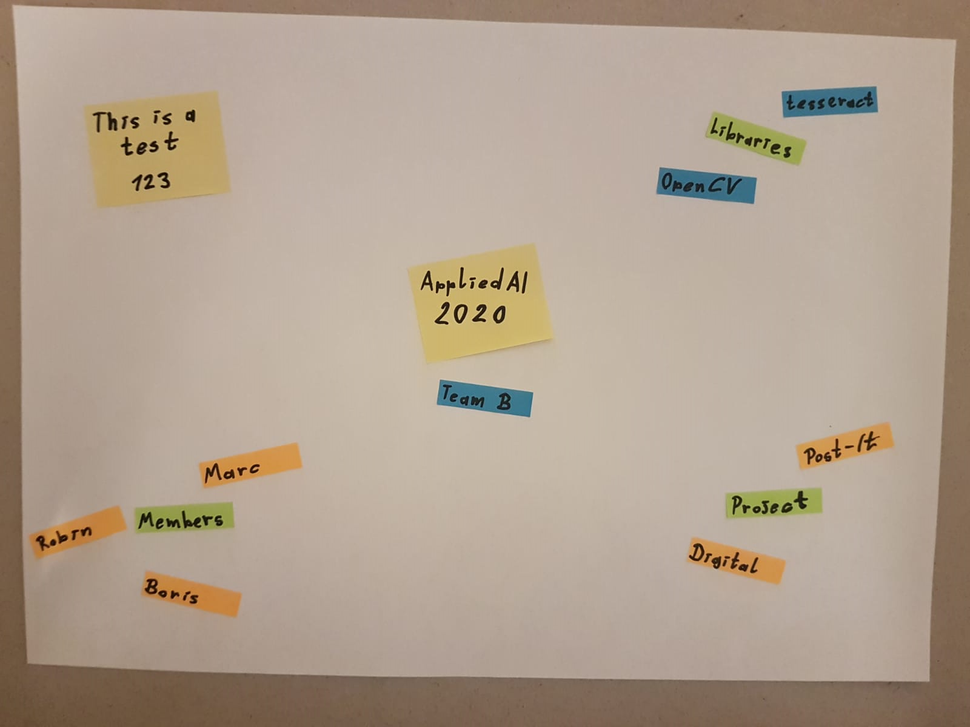
#> input picture src/model/PostItRecognition/test.png, 970 x 727 px, shrunk from 1600 x 1200 before the run
$ python someTests.py
#> lines starting #> are read from the running program, lines starting #| are printed output that depends on the picture
import cv2

img = cv2.imread('test.png', 1)
#> img is the input picture: shape (727, 970, 3); mean B, G, R 142.6, 159.7, 176.4
cv2.imshow("img", img)

lab = cv2.cvtColor(img, cv2.COLOR_BGR2LAB)
#> lab: shape (727, 970, 3); mean of channels 0, 1, 2 170, 131.5, 139.3
l, a, b = cv2.split(lab)
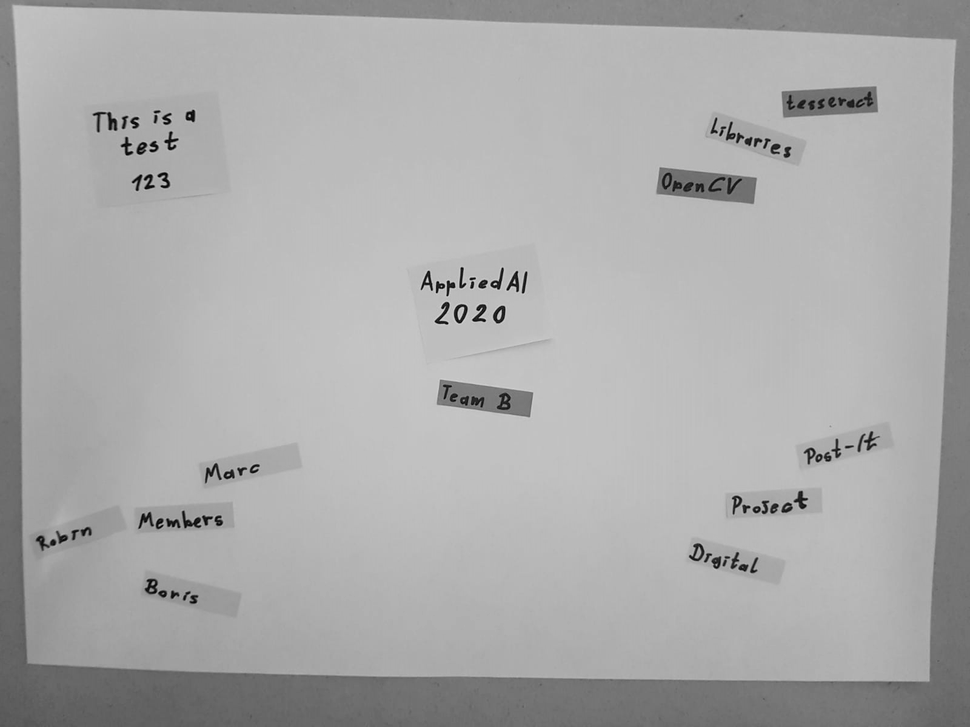
#> l: shape (727, 970); min 0, max 227, mean 170
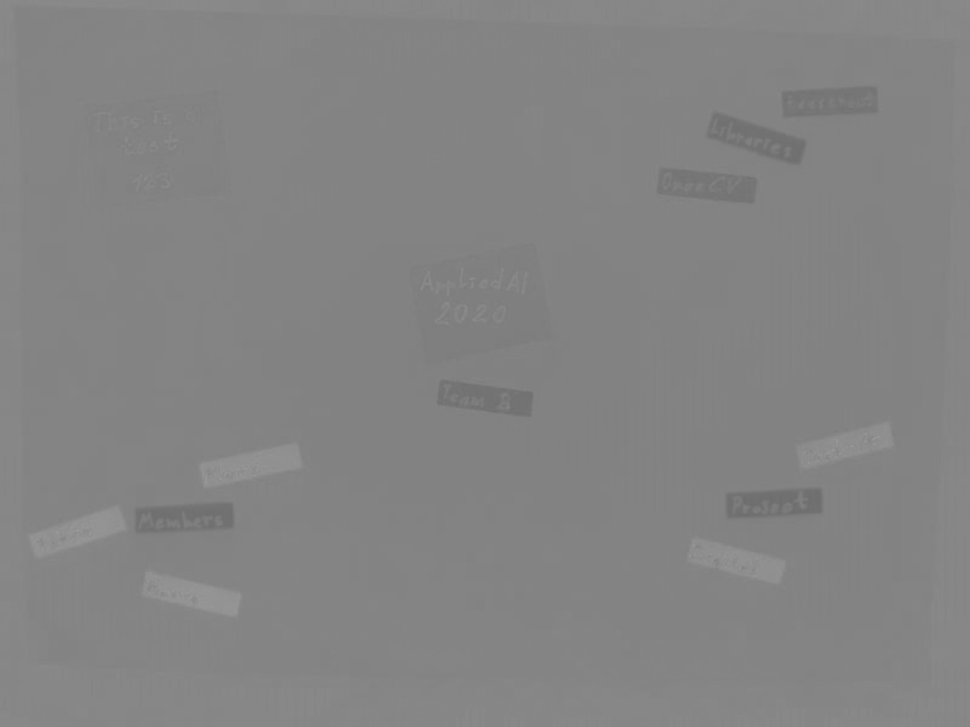
#> a: shape (727, 970); min 109, max 154, mean 131.5
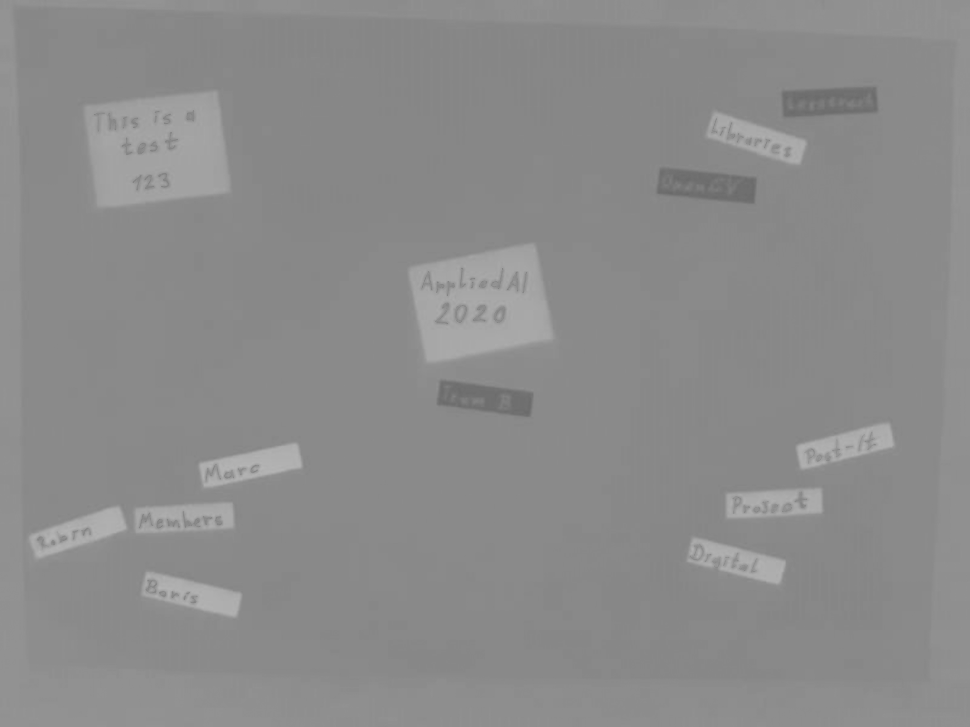
#> b: shape (727, 970); min 105, max 182, mean 139.3

clahe = cv2.createCLAHE(clipLimit=2.0, tileGridSize=(1, 1))
cl = clahe.apply(l)
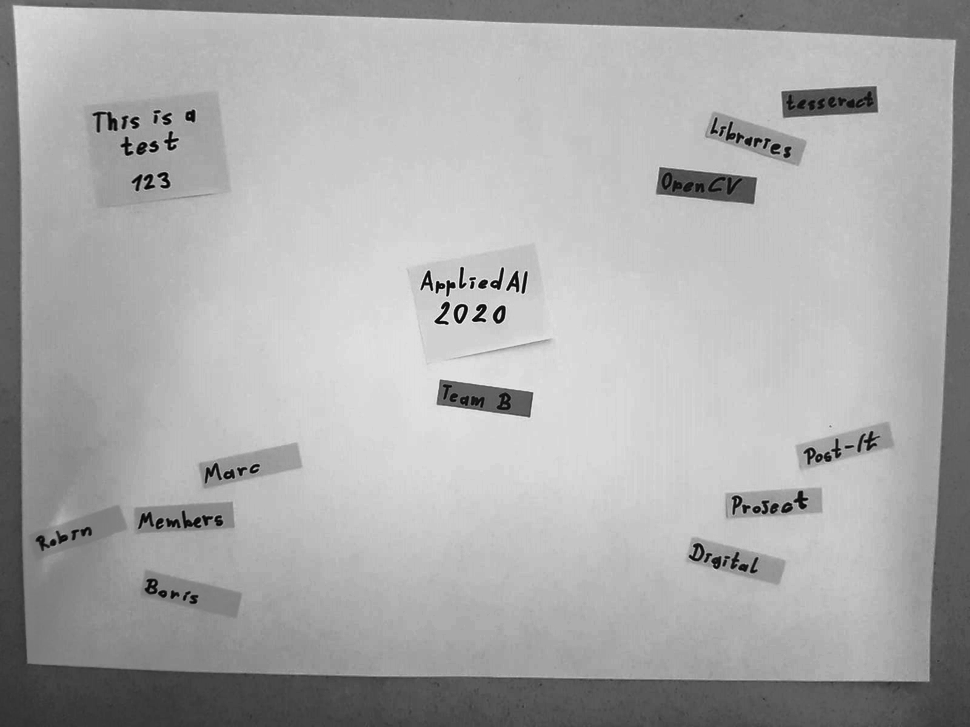
#> cl: shape (727, 970); min 1, max 240, mean 169.5

limg = cv2.merge((cl, a, b))
#> limg: shape (727, 970, 3); mean of channels 0, 1, 2 169.5, 131.5, 139.3
final = cv2.cvtColor(limg, cv2.COLOR_LAB2BGR)
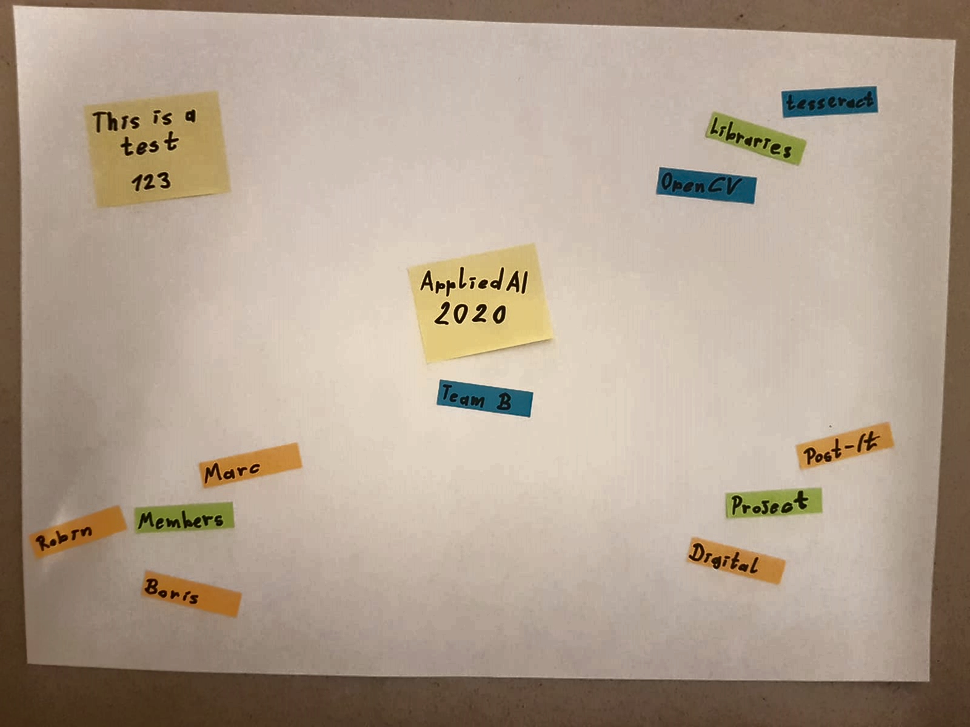
#> final: shape (727, 970, 3); mean B, G, R 143.1, 160.2, 176.5

cv2.imshow('final', final)
cv2.waitKey(0)
cv2.destroyAllWindows()
